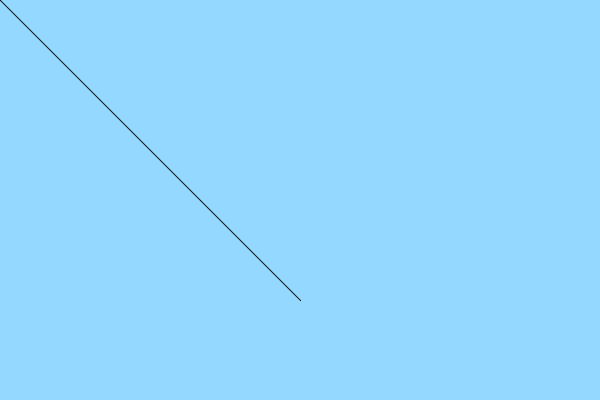
Frame 1 (no input)
Frame 60 (the mouse pressed at the canvas centre just before this capture): identical to frame 1, image omitted
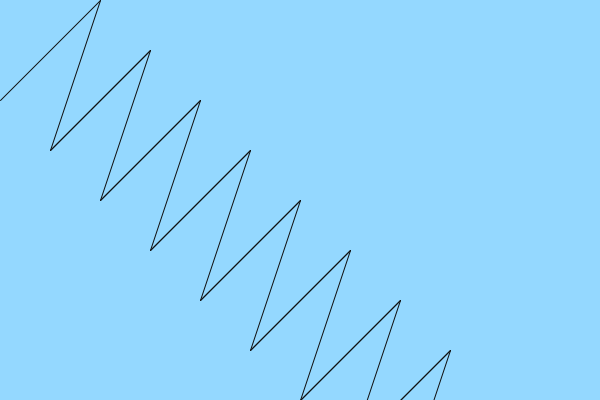
Frame 120 (the mouse held since frame 60 and released just before this capture)

The Processing sketch that drew these frames (run headless with seeded random() and noise(); from frame 60 on, the mouse is pressed at the canvas centre):

// Processing sketch: sketch_211004a
// ── sketch_211004a.pde
void setup(){
  size(600,400);
}

void draw(){
  background(50,100,200);
  int x = mouseX;
  int y = mouseY;

  background(148,216,255); //background color
  stroke(16);

  line(x-150,y-150,y-150,x-150);//parallel-4
  line(x-200,y-200,y-200,x-200);//parallel-4
  line(x-200,y-200,y-150,x-150);//slant-4

  line(x-100,y-100,y-100,x-100);//parallel-3
  line(x-150,y-150,y-150,x-150);//parallel-3
  line(x-150,y-150,y-100,x-100);//slant-3

  line(x-50,y-50,y-50,x-50);//parallel-2
  line(x-100,y-100,y-100,x-100);//parallel-2
  line(x-100,y-100,y-50,x-50);//slant-2

  line(x,y,y,x);//parallel-1
  line(x-50,y-50,y-50,x-50);//parallel-1
  line(x-50,y-50,y,x);//slant-1

  //main reference lines
  line(x+50,y+50,y+50,x+50);//parallel
  line(x,y,y,x);//parallel
  line(x,y,y+50,x+50);//slant
  //main reference lines

  line(x+100,y+100,y+100,x+100);//parallel2
  line(x+50,y+50,y+50,x+50);//parallel2
  line(x+50,y+50,y+100,x+100);//slant2

  line(x+150,y+150,y+150,x+150);//parallel3
  line(x+100,y+100,y+100,x+100);//parallel3
  line(x+100,y+100,y+150,x+150);//slant3

  line(x+200,y+200,y+200,x+200);//parallel4
  line(x+150,y+150,y+150,x+150);//parallel4
  line(x+150,y+150,y+200,x+200);//slant4

  line(x+250,y+250,y+250,x+250);//parallel5
  line(x+200,y+200,y+200,x+200);//parallel5
  line(x+200,y+200,y+250,x+250);//slant5

  line(x+300,y+300,y+300,x+300);//parallel6
  line(x+200,y+200,y+200,x+200);//parallel6
  line(x+250,y+250,y+300,x+300);//slant6

}
